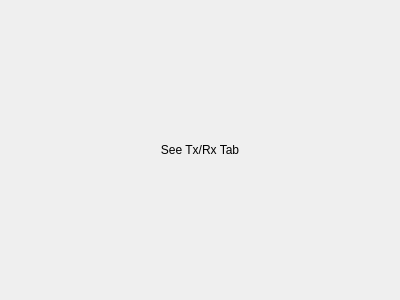
<?xml version="1.0" encoding="UTF-8"?>
<ui version="4.0">
 <class>Form</class>
 <widget class="QWidget" name="Form">
  <property name="geometry">
   <rect>
    <x>0</x>
    <y>0</y>
    <width>400</width>
    <height>300</height>
   </rect>
  </property>
  <property name="windowTitle">
   <string>Form</string>
  </property>
  <layout class="QVBoxLayout" name="verticalLayout">
   <item>
    <widget class="QLabel" name="label">
     <property name="text">
      <string>See Tx/Rx Tab</string>
     </property>
     <property name="alignment">
      <set>Qt::AlignCenter</set>
     </property>
    </widget>
   </item>
  </layout>
 </widget>
 <resources/>
 <connections/>
</ui>
